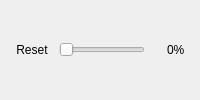
         <widget class="QWidget" name="pageThreshold">
          <layout class="QHBoxLayout" name="horizontalLayoutThreshold">
           <property name="topMargin">
            <number>2</number>
           </property>
           <property name="bottomMargin">
            <number>2</number>
           </property>
           <item>
            <widget class="QToolButton" name="thresholdReset">
             <property name="toolTip">
              <string>Reset threshold</string>
             </property>
             <property name="styleSheet">
              <string notr="true">QToolButton {
border:0px
}</string>
             </property>
             <property name="text">
              <string>Reset</string>
             </property>
             <property name="icon">
              <iconset resource="../icons.qrc">
               <normaloff>:/glmixer/icons/view-refresh.png</normaloff>:/glmixer/icons/view-refresh.png</iconset>
             </property>
             <property name="iconSize">
              <size>
               <width>16</width>
               <height>16</height>
              </size>
             </property>
            </widget>
           </item>
           <item>
            <widget class="QSlider" name="thresholdSlider">
             <property name="toolTip">
              <string>Adjust threshold level</string>
             </property>
             <property name="minimum">
              <number>0</number>
             </property>
             <property name="maximum">
              <number>100</number>
             </property>
             <property name="orientation">
              <enum>Qt::Horizontal</enum>
             </property>
            </widget>
           </item>
           <item>
            <widget class="QSpinBox" name="thresholdBox">
             <property name="styleSheet">
              <string notr="true">QSpinBox {
	Background-color: transparent;
     border-color: transparent;
     border-width: 1px;
	border-style: solid;
    border-radius:5px;
}

QSpinBox:hover{
	Background-color: palette(Light);
     border-color: palette(Dark);
}</string>
             </property>
             <property name="frame">
              <bool>false</bool>
             </property>
             <property name="alignment">
              <set>Qt::AlignRight|Qt::AlignTrailing|Qt::AlignVCenter</set>
             </property>
             <property name="buttonSymbols">
              <enum>QAbstractSpinBox::NoButtons</enum>
             </property>
             <property name="correctionMode">
              <enum>QAbstractSpinBox::CorrectToNearestValue</enum>
             </property>
             <property name="keyboardTracking">
              <bool>false</bool>
             </property>
             <property name="suffix">
              <string>%</string>
             </property>
             <property name="minimum">
              <number>0</number>
             </property>
             <property name="maximum">
              <number>100</number>
             </property>
            </widget>
           </item>
          </layout>
         </widget>
